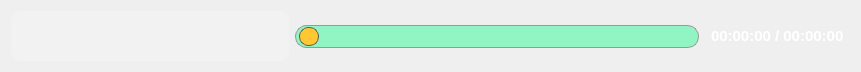
   <widget class="QFrame" name="frame_3">
    <property name="geometry">
     <rect>
      <x>10</x>
      <y>480</y>
      <width>861</width>
      <height>66</height>
     </rect>
    </property>
    <property name="frameShape">
     <enum>QFrame::NoFrame</enum>
    </property>
    <property name="frameShadow">
     <enum>QFrame::Raised</enum>
    </property>
    <layout class="QHBoxLayout" name="horizontalLayout_2">
     <item>
      <widget class="QFrame" name="frame_4">
       <property name="styleSheet">
        <string notr="true">background-color: rgba(255, 255, 255, 50);
border-radius:10px;</string>
       </property>
       <property name="frameShape">
        <enum>QFrame::NoFrame</enum>
       </property>
       <property name="frameShadow">
        <enum>QFrame::Raised</enum>
       </property>
       <layout class="QHBoxLayout" name="horizontalLayout">
        <item>
         <widget class="QPushButton" name="play_btn">
          <property name="minimumSize">
           <size>
            <width>30</width>
            <height>30</height>
           </size>
          </property>
          <property name="cursor">
           <cursorShape>PointingHandCursor</cursorShape>
          </property>
          <property name="styleSheet">
           <string notr="true">QPushButton{
	background-color: rgba(255, 255, 255, 0);
	background-repeat:no-repeat;
	border:none;
	background-position:center center;

}

QPushButton:hover{
	background-color: rgba(255,255,255,100);
}
</string>
          </property>
          <property name="text">
           <string/>
          </property>
          <property name="icon">
           <iconset resource="res.qrc">
            <normaloff>:/img/utils/images/pase.png</normaloff>:/img/utils/images/pase.png</iconset>
          </property>
          <property name="flat">
           <bool>true</bool>
          </property>
         </widget>
        </item>
        <item>
         <widget class="QPushButton" name="pause_btn">
          <property name="minimumSize">
           <size>
            <width>30</width>
            <height>30</height>
           </size>
          </property>
          <property name="cursor">
           <cursorShape>PointingHandCursor</cursorShape>
          </property>
          <property name="styleSheet">
           <string notr="true">QPushButton{
	background-color: rgba(255, 255, 255, 0);
	background-repeat:no-repeat;
	border:none;
	background-position:center center;

}

QPushButton:hover{
	background-color: rgba(255,255,255,100);
}
</string>
          </property>
          <property name="text">
           <string/>
          </property>
          <property name="icon">
           <iconset resource="res.qrc">
            <normaloff>:/img/utils/images/play.png</normaloff>:/img/utils/images/play.png</iconset>
          </property>
          <property name="flat">
           <bool>true</bool>
          </property>
         </widget>
        </item>
        <item>
         <widget class="QPushButton" name="stop_btn">
          <property name="minimumSize">
           <size>
            <width>30</width>
            <height>30</height>
           </size>
          </property>
          <property name="cursor">
           <cursorShape>PointingHandCursor</cursorShape>
          </property>
          <property name="styleSheet">
           <string notr="true">QPushButton{
	background-color: rgba(255, 255, 255, 0);
	background-repeat:no-repeat;
	border:none;
	background-position:center center;

}

QPushButton:hover{
	background-color: rgba(255,255,255,100);
}
</string>
          </property>
          <property name="text">
           <string/>
          </property>
          <property name="icon">
           <iconset resource="res.qrc">
            <normaloff>:/img/utils/images/stop.png</normaloff>:/img/utils/images/stop.png</iconset>
          </property>
          <property name="flat">
           <bool>true</bool>
          </property>
         </widget>
        </item>
        <item>
         <widget class="QPushButton" name="previous_btn">
          <property name="minimumSize">
           <size>
            <width>30</width>
            <height>30</height>
           </size>
          </property>
          <property name="cursor">
           <cursorShape>PointingHandCursor</cursorShape>
          </property>
          <property name="styleSheet">
           <string notr="true">QPushButton{
	background-color: rgba(255, 255, 255, 0);
	background-repeat:no-repeat;
	border:none;
	background-position:center center;

}

QPushButton:hover{
	background-color: rgba(255,255,255,100);
}
</string>
          </property>
          <property name="text">
           <string/>
          </property>
          <property name="icon">
           <iconset resource="res.qrc">
            <normaloff>:/img/utils/images/pre.png</normaloff>:/img/utils/images/pre.png</iconset>
          </property>
          <property name="flat">
           <bool>true</bool>
          </property>
         </widget>
        </item>
        <item>
         <widget class="QPushButton" name="next_btn">
          <property name="minimumSize">
           <size>
            <width>32</width>
            <height>30</height>
           </size>
          </property>
          <property name="maximumSize">
           <size>
            <width>25</width>
            <height>16777215</height>
           </size>
          </property>
          <property name="cursor">
           <cursorShape>PointingHandCursor</cursorShape>
          </property>
          <property name="styleSheet">
           <string notr="true">QPushButton{
	background-color: rgba(255, 255, 255, 0);
	background-repeat:no-repeat;
	border:none;
	background-position:center center;

}

QPushButton:hover{
	background-color: rgba(255,255,255,100);
}
</string>
          </property>
          <property name="text">
           <string/>
          </property>
          <property name="icon">
           <iconset resource="res.qrc">
            <normaloff>:/img/utils/images/next.png</normaloff>:/img/utils/images/next.png</iconset>
          </property>
          <property name="iconSize">
           <size>
            <width>32</width>
            <height>16</height>
           </size>
          </property>
          <property name="flat">
           <bool>true</bool>
          </property>
         </widget>
        </item>
        <item>
         <widget class="QPushButton" name="loop_one_btn">
          <property name="minimumSize">
           <size>
            <width>32</width>
            <height>30</height>
           </size>
          </property>
          <property name="maximumSize">
           <size>
            <width>25</width>
            <height>16777215</height>
           </size>
          </property>
          <property name="cursor">
           <cursorShape>PointingHandCursor</cursorShape>
          </property>
          <property name="styleSheet">
           <string notr="true">QPushButton{
	background-color: rgba(255, 255, 255, 0);
	background-repeat:no-repeat;
	border:none;
	background-position:center center;

}

QPushButton:hover{
	background-color: rgba(255,255,255,100);
}

QPushButton:checked{
	background-color: rgba(255,255,255,100);
}
</string>
          </property>
          <property name="text">
           <string/>
          </property>
          <property name="icon">
           <iconset resource="res.qrc">
            <normaloff>:/img/utils/images/loop-one.png</normaloff>:/img/utils/images/loop-one.png</iconset>
          </property>
          <property name="iconSize">
           <size>
            <width>32</width>
            <height>16</height>
           </size>
          </property>
          <property name="checkable">
           <bool>true</bool>
          </property>
          <property name="flat">
           <bool>true</bool>
          </property>
         </widget>
        </item>
        <item>
         <widget class="QPushButton" name="shuffle_songs_btn">
          <property name="minimumSize">
           <size>
            <width>32</width>
            <height>30</height>
           </size>
          </property>
          <property name="maximumSize">
           <size>
            <width>25</width>
            <height>16777215</height>
           </size>
          </property>
          <property name="cursor">
           <cursorShape>PointingHandCursor</cursorShape>
          </property>
          <property name="styleSheet">
           <string notr="true">QPushButton{
	background-color: rgba(255, 255, 255, 0);
	background-repeat:no-repeat;
	border:none;
	background-position:center center;

}

QPushButton:hover{
	background-color: rgba(255,255,255,100);
}


QPushButton:checked{
	background-color: rgba(255,255,255,100);
}
</string>
          </property>
          <property name="text">
           <string/>
          </property>
          <property name="icon">
           <iconset resource="res.qrc">
            <normaloff>:/img/utils/images/play-random.png</normaloff>:/img/utils/images/play-random.png</iconset>
          </property>
          <property name="iconSize">
           <size>
            <width>32</width>
            <height>16</height>
           </size>
          </property>
          <property name="checkable">
           <bool>true</bool>
          </property>
          <property name="flat">
           <bool>true</bool>
          </property>
         </widget>
        </item>
       </layout>
      </widget>
     </item>
     <item>
      <widget class="QSlider" name="music_slider">
       <property name="minimumSize">
        <size>
         <width>0</width>
         <height>50</height>
        </size>
       </property>
       <property name="cursor">
        <cursorShape>PointingHandCursor</cursorShape>
       </property>
       <property name="styleSheet">
        <string notr="true">QSlider::groove:horizontal {
    border: 1px solid #999999;
    height: 15px; 
   padding:3px;
	background: rgba(0, 255, 127, 100);
    margin: 2px 0;
	border-radius:11px;
}

QSlider::handle:horizontal {
    background:  rgb(255, 200, 50);
    border: 1px solid #5c5c5c;
    width: 18px;
    margin: -2px 0;
    border-radius: 9px;
}</string>
       </property>
       <property name="orientation">
        <enum>Qt::Horizontal</enum>
       </property>
      </widget>
     </item>
     <item>
      <widget class="QLabel" name="time_label">
       <property name="maximumSize">
        <size>
         <width>16777215</width>
         <height>35</height>
        </size>
       </property>
       <property name="font">
        <font>
         <pointsize>11</pointsize>
         <weight>75</weight>
         <bold>true</bold>
        </font>
       </property>
       <property name="styleSheet">
        <string notr="true">color: rgb(255, 255, 255);
padding:2px;
border-radius:5px</string>
       </property>
       <property name="text">
        <string>00:00:00 / 00:00:00</string>
       </property>
      </widget>
     </item>
    </layout>
   </widget>
